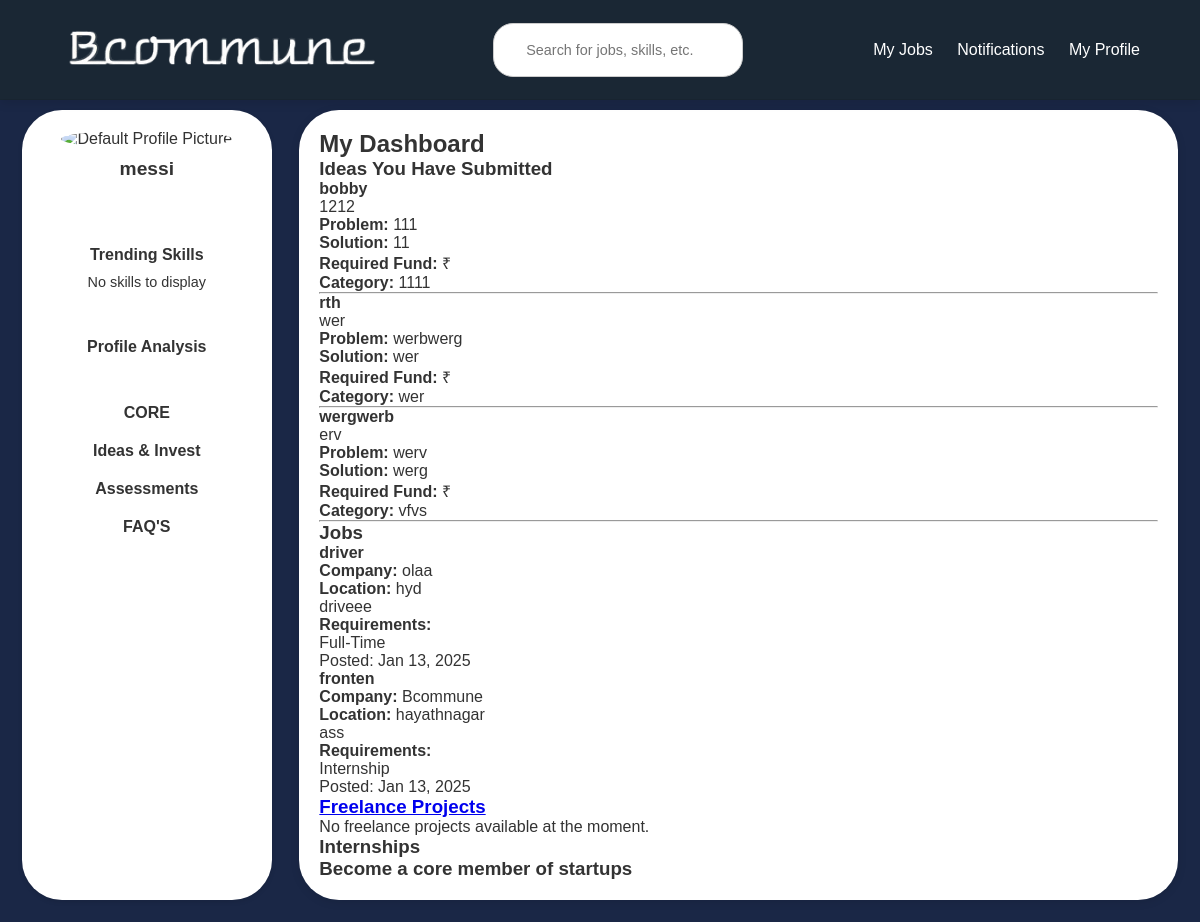
Page /individual/dashboard/ (signed in) on the earlier database version.
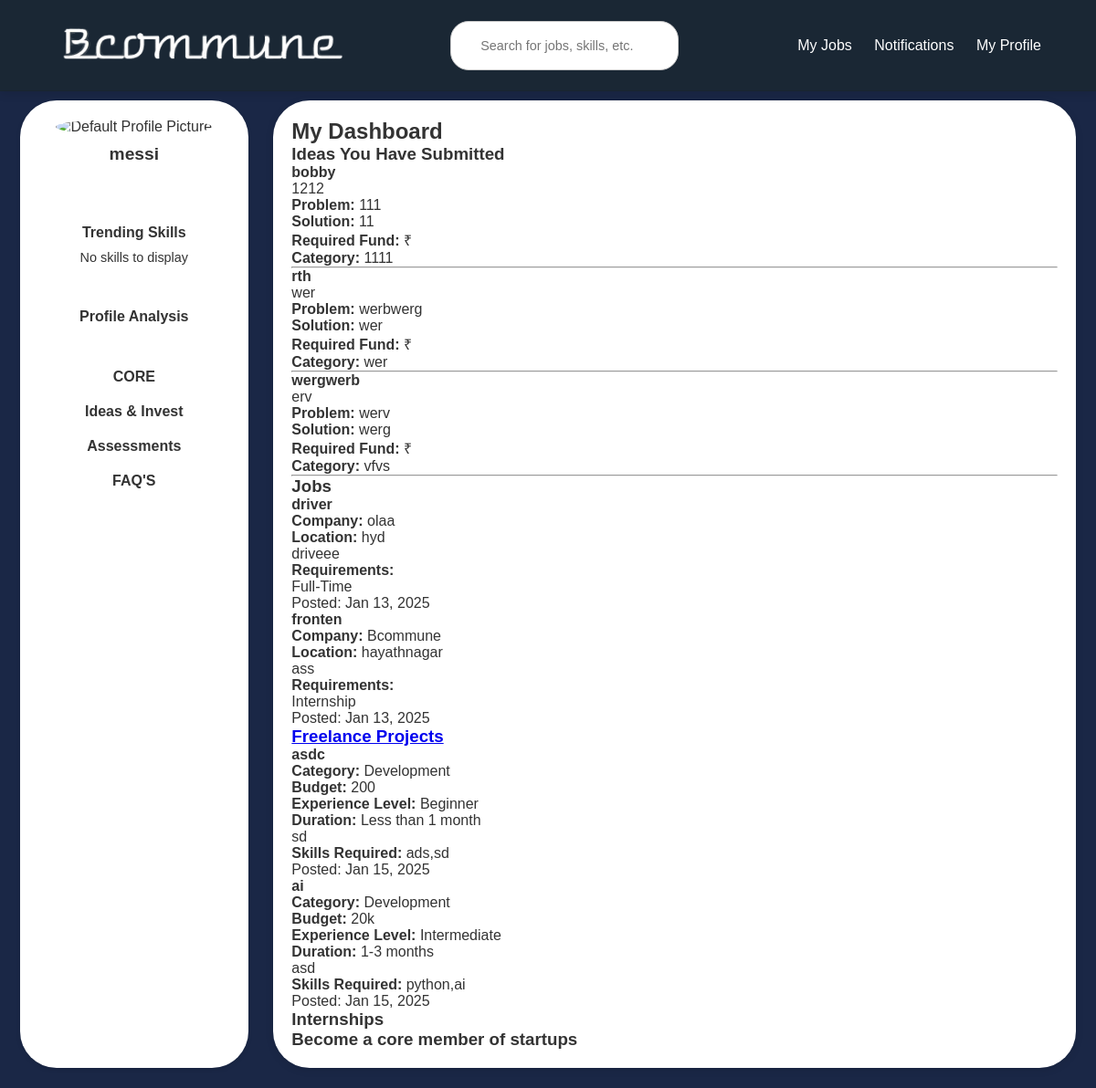
Same page on the later database version.
### users/models.py (models this page shows, shortened)
class Idea(models.Model):
    title = models.CharField(max_length=200)
    patent_number = models.CharField(max_length=100, blank=True, null=True)
    brief_description = models.TextField()
    application_number = models.CharField(max_length=100, blank=True, null=True)
    problem_statement = models.TextField()
    solution = models.TextField()
    visibility = models.CharField(max_length=10, choices=[('public', 'Public'), ('private', 'Private')])
    details = models.TextField(blank=True, null=True)
    fund = models.DecimalField(max_digits=10, decimal_places=2, blank=True, null=True)
    category = models.CharField(max_length=100)
    photo = models.ImageField(upload_to='idea_photos/', blank=True, null=True)
    video = models.FileField(upload_to='idea_videos/', blank=True, null=True)
    team_info = models.TextField(blank=True, null=True)
    created_at = models.DateTimeField(auto_now_add=True)

class Job(models.Model):
    title = models.CharField(max_length=200)
    company = models.CharField(max_length=200)
    company_user = models.ForeignKey(get_user_model(), on_delete=models.CASCADE)
    location = models.CharField(max_length=200)
    description = models.TextField()
    requirements = models.CharField(max_length=200)  # or TextField()
    salary = models.CharField(max_length=200, default="Not Specified")
    posted_date = models.DateTimeField(default=timezone.now)

class FreelanceProject(models.Model):
    CATEGORY_CHOICES = [
        ('Development', 'Development'),
        ('Design', 'Design'),
        ('Marketing', 'Marketing'),
        ('Writing', 'Writing'),
        ('Data Entry', 'Data Entry'),
        ('Other', 'Other'),
    ]
    EXPERIENCE_LEVEL_CHOICES = [
        ('Beginner', 'Beginner'),
        ('Intermediate', 'Intermediate'),
        ('Expert', 'Expert'),
    ]
    PAYMENT_TERMS_CHOICES = [
        ('Milestone-based', 'Milestone-based'),
        ('Hourly', 'Hourly'),
        ('Fixed-price', 'Fixed-price'),
    ]
    DURATION_CHOICES = [
        ('Less than 1 month', 'Less than 1 month'),
        ('1-3 months', '1-3 months'),
    ]
    title = models.CharField(max_length=200)
    category = models.CharField(max_length=50, choices=CATEGORY_CHOICES)
    description = models.TextField()
    skills_required = models.TextField()  # Store as comma-separated values
    duration = models.CharField(max_length=50, choices=DURATION_CHOICES)
    budget = models.CharField(max_length=50)
    payment_terms = models.CharField(max_length=50, choices=PAYMENT_TERMS_CHOICES)
    experience_level = models.CharField(max_length=50, choices=EXPERIENCE_LEVEL_CHOICES)
    location_preference = models.CharField(max_length=200, blank=True, null=True)
    language_requirements = models.CharField(max_length=200, blank=True, null=True)
    attachments = models.FileField(upload_to='attachments/', blank=True, null=True)
    company_name = models.CharField(max_length=200)
    company_description = models.TextField()
    point_of_contact_name = models.CharField(max_length=100)
    point_of_contact_email = models.EmailField()
    point_of_contact_phone = models.CharField(max_length=15)
    user = models.ForeignKey(settings.AUTH_USER_MODEL, on_delete=models.CASCADE)
    created_at = models.DateTimeField(auto_now_add=True)

### users/views.py (the view)
# urls.py: path('individual/dashboard/', views.individual_dashboard, name='individual_dashboard'),
@login_required
def individual_dashboard(request):
    if request.user.user_type != 'individual':
        return redirect('individual_login')
    ideas = Idea.objects.all()
    jobs = Job.objects.all().order_by('-posted_date')
    freelance_projects = FreelanceProject.objects.all().order_by('-created_at')[:3]
    return render(
        request,
        'individual_dashboard.html',
        {
            'ideas': ideas,
            'jobs': jobs,
            'freelance_projects': freelance_projects,
        }
    )

### users/templates/individual_dashboard.html (shortened to what this page needs)
{% load static %}
<!DOCTYPE html>
<html lang="en">
<head>
    <link rel="stylesheet" href="{% static 'css/common.css'%}">
</head>
<body>
    {% include 'header1.html' %}
    <div class="main-container">
        {% include 'sidebar.html' %}
        <div class="content">
            <h2>My Dashboard</h2>
            <section id="ideas">
                <h3>Ideas You Have Submitted</h3>
                <div class="cards-container">
                    {% for idea in ideas %}
                        <div class="card">
                            <h4>{{ idea.title }}</h4>
                            <p>{{ idea.brief_description }}</p>
                            <p><strong>Problem:</strong> {{ idea.problem_statement }}</p>
                            <p><strong>Solution:</strong> {{ idea.solution }}</p>
                            <p><strong>Required Fund:</strong> ₹{{ idea.fund_required }}</p>
                            <p><strong>Category:</strong> {{ idea.category }}</p>
                            <hr>
                        </div>
                    {% empty %}
                        <p>No ideas submitted yet.</p>
                    {% endfor %}
                </div>
            </section>
            <section id="jobs">
                <h3>Jobs</h3>
                <div class="cards-container">
                    {% for job in jobs %}
                        <div class="card">
                            <h4>{{ job.title }}</h4>
                            <p><strong>Company:</strong> {{ job.company }}</p>
                            <p><strong>Location:</strong> {{ job.location }}</p>
                            <p>{{ job.description }}</p>
                            <p><strong>Requirements:</strong></p>
                            <p>{{ job.requirements }}</p>
                            <p class="posted-date">Posted: {{ job.posted_date|date:"M d, Y" }}</p>
                        </div>
                    {% empty %}
                        <p>No jobs available at the moment.</p>
                    {% endfor %}
                </div>
            </section>
            <section id="freelance-projects">
                <a href="{% url 'all_freelance_projects' %}"><h3>Freelance Projects</h3></a>
                <div class="cards-container">
                    {% for project in freelance_projects %}
                        <div class="card" onclick="window.location.href='{% url 'all_freelance_projects' %}?project_id={{ project.id }}';" style="cursor: pointer;">
                            <h4>{{ project.title }}</h4>
                            <p><strong>Category:</strong> {{ project.category }}</p>
                            <p><strong>Budget:</strong> {{ project.budget }}</p>
                            <p><strong>Experience Level:</strong> {{ project.experience_level }}</p>
                            <p><strong>Duration:</strong> {{ project.duration }}</p>
                            <p>{{ project.description|truncatewords:20 }}</p>
                            <p><strong>Skills Required:</strong> {{ project.skills_required }}</p>
                            <p class="posted-date">Posted: {{ project.created_at|date:"M d, Y" }}</p>
                        </div>
                    {% empty %}
                        <p>No freelance projects available at the moment.</p>
                    {% endfor %}
                </div>
            </section>
            <section id="internships">
                <h3>Internships</h3>
            </section>
            <section id="startups">
                <h3>Become a core member of startups</h3>
            </section>
        </div>
    </div>
</body>
</html>

Differences in the rows shown:
added FreelanceProject: title "asdc", category "Development", budget "200", experience_level "Beginner", duration "Less than 1 month", description "sd", skills_required "ads,sd", created_at "Jan 15, 2025"
added FreelanceProject: title "ai", category "Development", budget "20k", experience_level "Intermediate", duration "1-3 months", description "asd", skills_required "python,ai", created_at "Jan 15, 2025"
Other differences:
text no longer shown: "No freelance projects available at the moment."
